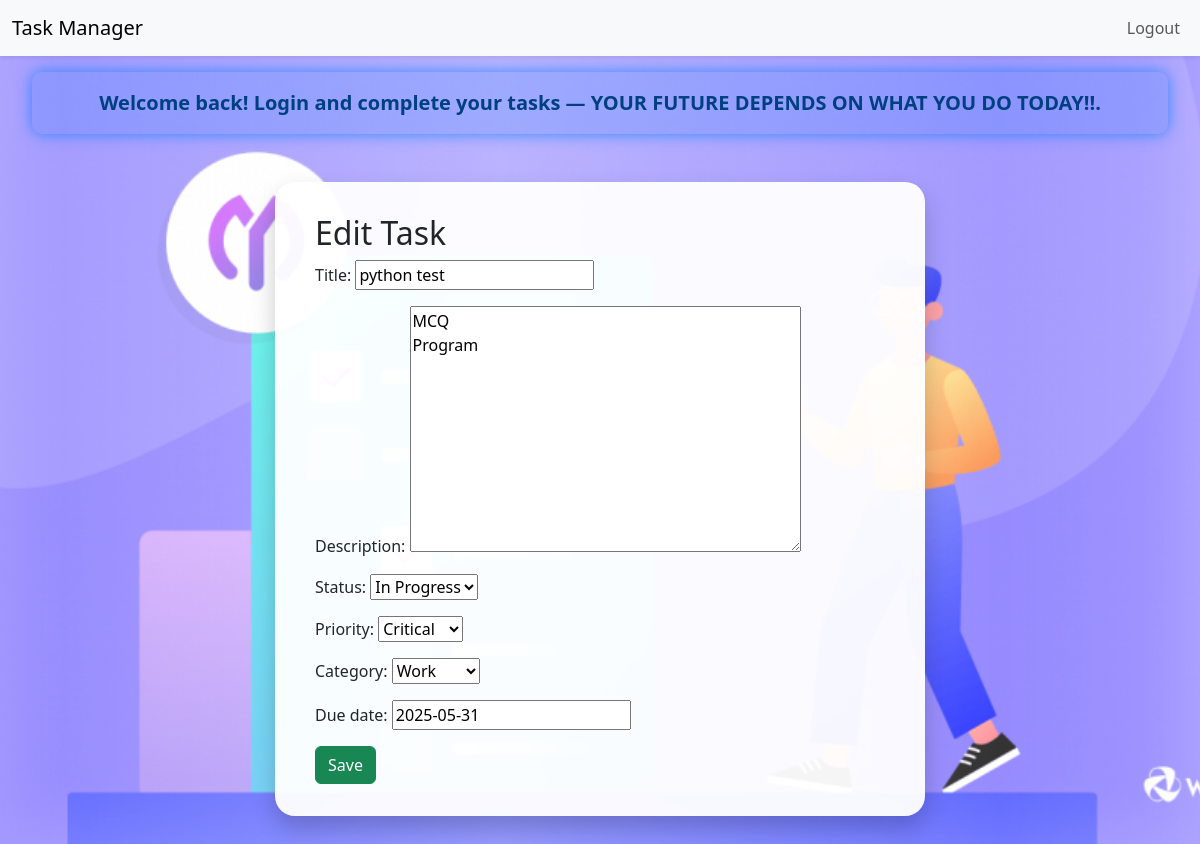
The app's page /update/2/ (signed in) with its own data.
### Tasks/models.py (models this page shows, shortened)
class Task(models.Model):
    STATUS_CHOICES = [('Pending', 'Pending'), ('In Progress', 'In Progress'),
                      ('Completed', 'Completed'), ('Deferred', 'Deferred')]
    PRIORITY_CHOICES = [('Low', 'Low'), ('Medium', 'Medium'),
                        ('High', 'High'), ('Critical', 'Critical')]
    CATEGORY_CHOICES = [('Work', 'Work'), ('Personal', 'Personal'),
                        ('Home', 'Home'), ('Study', 'Study'), ('Others', 'Others')]
    user = models.ForeignKey(settings.AUTH_USER_MODEL, on_delete=models.CASCADE)
    title = models.CharField(max_length=255)
    description = models.TextField()
    status = models.CharField(max_length=20, choices=STATUS_CHOICES)
    priority = models.CharField(max_length=10, choices=PRIORITY_CHOICES)
    category = models.CharField(max_length=20, choices=CATEGORY_CHOICES)
    due_date = models.DateField()
    created_at = models.DateTimeField(auto_now_add=True)
    updated_at = models.DateTimeField(auto_now=True)

### Tasks/views.py (the view)
# urls.py: path('update/<int:pk>/', views.update_task, name='update_task'),
@login_required
def update_task(request, pk):
    task = get_object_or_404(Task, pk=pk, user=request.user)
    form = TaskForm(request.POST or None, instance=task)
    if request.method == 'POST' and form.is_valid():
        form.save()
        return redirect('dashboard')
    return render(request, 'task_form.html', {'form': form, 'title': 'Edit Task'})

### Tasks/forms.py
class TaskForm(forms.ModelForm):
    class Meta:
        model = Task
        exclude = ['user', 'created_at', 'updated_at']

### templates/task_form.html (shortened to what this page needs)
{% extends 'base.html' %}
{% block content %}
<h2>{{ title }}</h2>
<form method="post">
    {{ form.as_p }}
    <button type="submit" class="btn btn-success">Save</button>
</form>
{% endblock %}

### records on screen
Task: title "python test", description "MCQ Program", status "In Progress", priority "Critical", category "Work", due_date "2025-05-31"

### other values on screen
{{ title }} "Edit Task"
